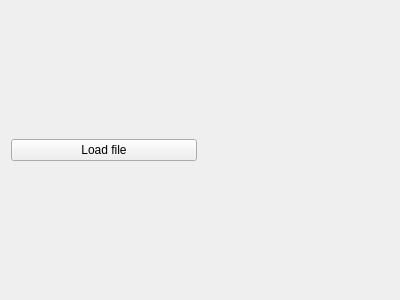
<?xml version="1.0" encoding="UTF-8"?>
<ui version="4.0">
 <class>Form</class>
 <widget class="QWidget" name="Form">
  <property name="geometry">
   <rect>
    <x>0</x>
    <y>0</y>
    <width>400</width>
    <height>300</height>
   </rect>
  </property>
  <property name="windowTitle">
   <string>Form</string>
  </property>
  <layout class="QHBoxLayout" name="horizontalLayout">
   <item>
    <widget class="QPushButton" name="load_file">
     <property name="text">
      <string>Load file</string>
     </property>
    </widget>
   </item>
   <item>
    <widget class="QLabel" name="path_label">
     <property name="text">
      <string/>
     </property>
    </widget>
   </item>
  </layout>
 </widget>
 <resources/>
 <connections/>
</ui>
